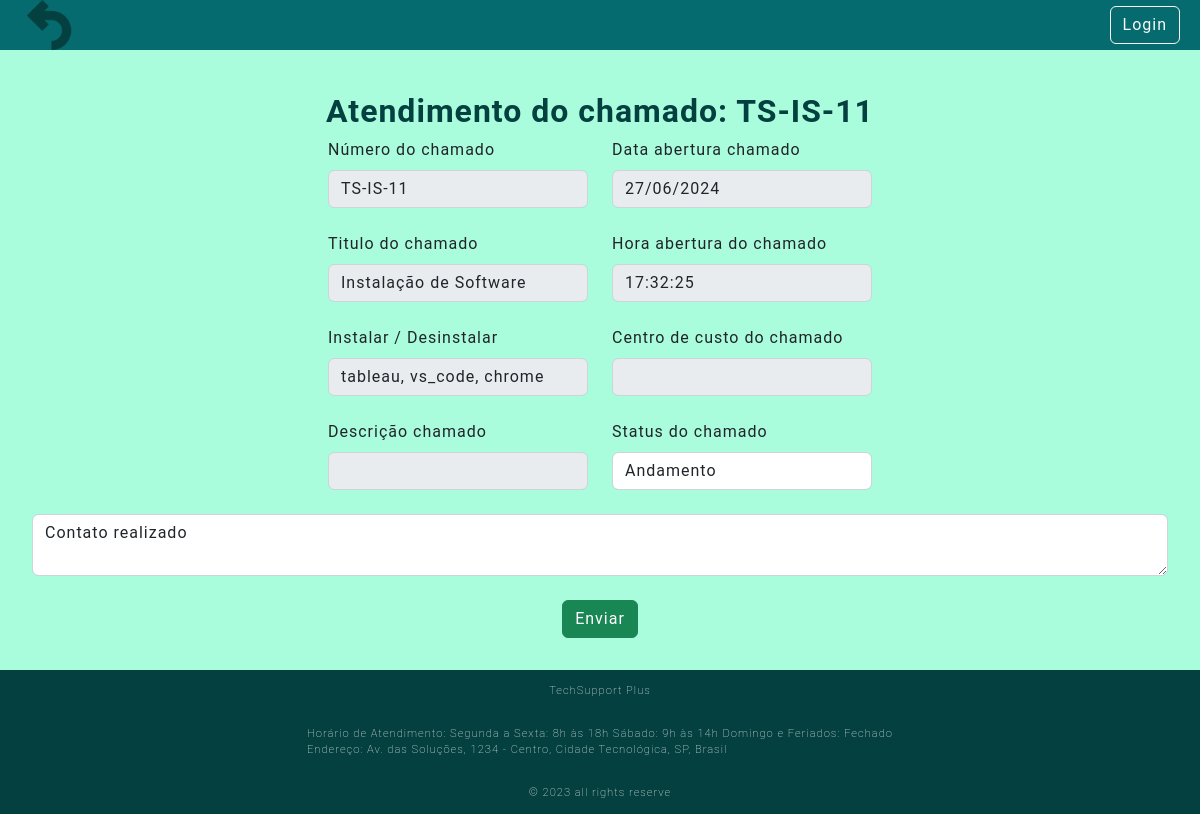
Screenshot of /11/atendimento with the database file from the repository.
### Src/Model/Bd.py (models this page shows, shortened)
class Ticket(db.Model):
    __tablename__ = "Ticket"
    id = db.Column(db.Integer, primary_key=True, autoincrement=True)
    idUser = db.Column(db.Integer,db.ForeignKey('CreatUser.id'))
    identificador = db.Column(db.String(50), nullable=False)
    title = db.Column(db.String(50), nullable=False)
    software = db.Column(db.String(50), nullable=False)
    description = db.Column(db.String, nullable=False)
    status = db.Column(db.String(20), nullable=False, default='Open')
    execution = db.Column(db.String(500), nullable=False)
    created_data = db.Column(db.String, nullable=False)
    created_hora = db.Column(db.String, nullable=False)
    cost_center = db.Column(db.String, nullable=False)

### Src/View/NewTicket.py (the view)
@tk.route('/<id>/atendimento')
def atendimento(id):
    tickets = Ticket.query.filter_by(id=id).all()
    return render_template('atendimento.html', tickets=tickets)

### Templates/atendimento.html (shortened to what this page needs)
{% extends 'base.html' %}
{% block conteudo %}
    {% for ticket in tickets %}
    <h1>Atendimento do chamado: {{ ticket.identificador }}</h1>
    <form method="POST" action="{{ url_for('router.tk.update', id=ticket.id )}}">
<div class="row justify-content-center">
    <div class="form-group col-md-3" style="text-align: left;">
        <label class="form-label" >Número do chamado</label>
        <input type="text" class="form-control" name="identificador" value="{{ticket.identificador}}" disabled><br>
        <label class="form-label" >Titulo do chamado</label>
        <input type="text" class="form-control" name="title" value="{{ticket.title}}" disabled><br>
        {% if ticket.cost_center%}
            <label class="form-label" >Equipamentos</label>
        {% else %}
            <label class="form-label" >Instalar / Desinstalar</label>
        {% endif %}
        <input type="text" class="form-control" name="software" value="{{ticket.software}}" disabled><br>
        <label class="form-label" >Descrição chamado</label>
        <input type="text" class="form-control" name="description" value="{{ticket.description}}" disabled><br>
    </div>
    <div class="form-group col-md-3" style="text-align: left;">
        <label class="form-label" >Data abertura chamado</label>
        <input type="text" class="form-control" name="created_data" value="{{ticket.created_data}}" disabled><br>
        <label class="form-label" >Hora abertura do chamado</label>
        <input type="text" class="form-control" name="created_hora" value="{{ticket.created_hora}}" disabled><br>
        <label class="form-label" >Centro de custo do chamado</label>
        <input type="text" class="form-control" name="cost_center" value="{{ticket.cost_center}}" disabled><br>
        <label class="form-label" >Status do chamado</label>
        <select class="form-control" name="status" required>
            <option value="Andamento" {% if ticket.status == 'Andamento' %}selected{% endif %}>Andamento</option>
        </select><br>
    </div>
</div>
<div class="row justify-content-center">
    {% if ticket.status == "open" %}
        <textarea class="form-control" placeholder="Atendimento: " name="Atendimento"></textarea>
    {% else %}
        <textarea class="form-control" name="Atendimento">{{ ticket.execution.split(' | ')[0] }}</textarea>
    {% endif %}
</div><br>
    <button class="btn btn-success" type="submit" name="button" value="{{current_user.userName}}" >Enviar</button>
</form>
    {% endfor %}
{% endblock conteudo %}

### Public/style.css (style rules this page uses)
:root { --color-neutral-0: #044040; --color-neutral-10: #2e2c2c; --color-neutral-20: #066b6e; --color-neutral-30: #a8a29e; --color-neutral-40: #fcf8f8; --color-neutral-50: #a9fddd; }
* { font-family: 'Roboto', sans-serif; margin: 0; padding: 0; box-sizing: border-box; letter-spacing: 1px; }
body { background: var(--color-neutral-50); display: flex; flex-direction: column; min-height: 100vh; }
h1 { color: var(--color-neutral-0); font-size: 2rem; font-weight: bold; }

### rows the page displays
Ticket: identificador "TS-IS-11", title "Instalação de Software", cost_center "Instalar / Desinstalar", software "tableau, vs_code, chrome", created_data "27/06/2024", created_hora "17:32:25", status "Andamento", Atendimento "Contato realizado"
